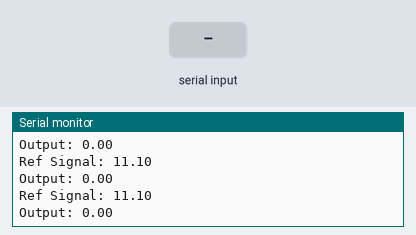
The sketch below on a simulated ESP32. Parts: the last lines printed to the serial monitor. The test bench sets the inputs (shaded band).

Above: at 6.2 s.
6.3 s: "90,45\n" received over the second serial link
At 6.42 s:
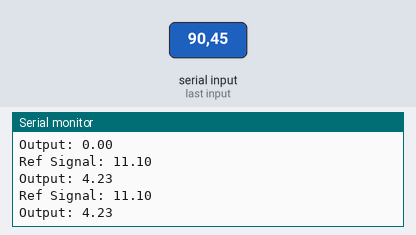
7.8 s: "30,150\n" received over the second serial link
At 7.94 s:
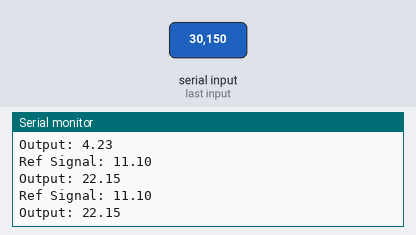
Timing chart, 0 to 10.8 s (numbered marks = the images above; inputs shaded):
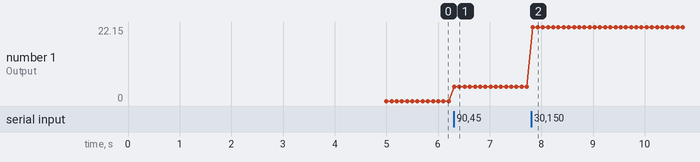

The sketch:

plantMotor.ino
```cpp
// ----------- DEKLARASI VARIABEL--------------- //
// VARIABEL PLANT
float y, x, xn1, yn1;
float refSig = 11.1;

// VARIABEL INTERUPSI TIMER
volatile int sample;
hw_timer_t * timer = NULL;
portMUX_TYPE timerMux = portMUX_INITIALIZER_UNLOCKED;

// ----------- DEFINISI FUNGSI INTERUPSI --------------- //
void IRAM_ATTR ISRtimer() {
  portENTER_CRITICAL_ISR(&timerMux);
  sample = 1;
  portEXIT_CRITICAL_ISR(&timerMux);
}

// ----------- SETUP --------------- //
void setup() {
 Serial.begin(115200);
 Serial2.begin(115200);

  x = 0;
  y = 0;
  xn1 = 0;
  yn1 = 0;

  // timer interrupt
  timer = timerBegin(0, 80, true); // Pilih timer 0, prescaler 80Mhz/80= 10Mhz, counts up
  timerAttachInterrupt(timer, &ISRtimer, true);  // Fungsi handler, tipe timer edge
  timerAlarmWrite(timer, 100000, true); // Timer 1000000 us = 1 s, counter reload true
  timerAlarmEnable(timer);

  delay(5000); // Tunggu 5s sebelum loop dimulai untuk membuka Serial Monitor
}


// ----------- MAIN LOOP --------------- //
void loop() {
// Kirim data ke pengendali
  writeData(y); // Kirim output fungsi plant

  if (sample) {
    // Baca dan proses data dari pengendali setiap 100 ms
    while(Serial2.available() > 0){
      delay(10);
      x = readData();
      plantProcess(); // Hitung output plant berdasarkan input pengendali
    }
  }

// Tampilkan data di Serial Monitor
  Serial.print("Ref Signal: ");
  Serial.println(refSig);
  Serial.print("Output: ");
  Serial.println(y);
  delay(100);
}

// ----------- DEFINISI FUNGSI --------------- //
// FUNGSI PLANT (MOTOR)
void plantProcess() {
  y =  0.04676 * x + 0.04676 * xn1 + 0.9048 * yn1;
  yn1 = y;
  xn1 = x;
}

// FUNGSI BACA DATA SERIAL
float readData() {
  // Variabel lokal untuk membaca data string ke float
  char temp;
  char myData[10] = "";
  int intData = 0;
  float floData = 0.0;

  for (int i = 0; i < 10; i++) {
    temp = Serial2.read();
    if (isDigit(temp)) {
      myData[i] = temp;
    }
    else if (temp == 0x0A) {
      break;
    }
    else {
      i--; // not a digit, decrement once
    }
  }
  intData = atoi(myData);
  floData = (float)intData * 0.01;
  return floData;
}

// FUNGSI KIRIM DATA SERIAL
void writeData(float myData) {
  Serial2.print(myData,2);
  Serial2.println(); // print 0x0A sebagai tanda terminasi data
}
```

Measured:
- after the input at 6.3 s, the serial monitor: prints a new line at once (image 1)
- after the input at 7.8 s, the serial monitor: prints a new line at once (image 2)
- plotted number 1: 0 → 4.23 after the input at 6.3 s, 4.23 → 22.15 after the input at 7.8 s
